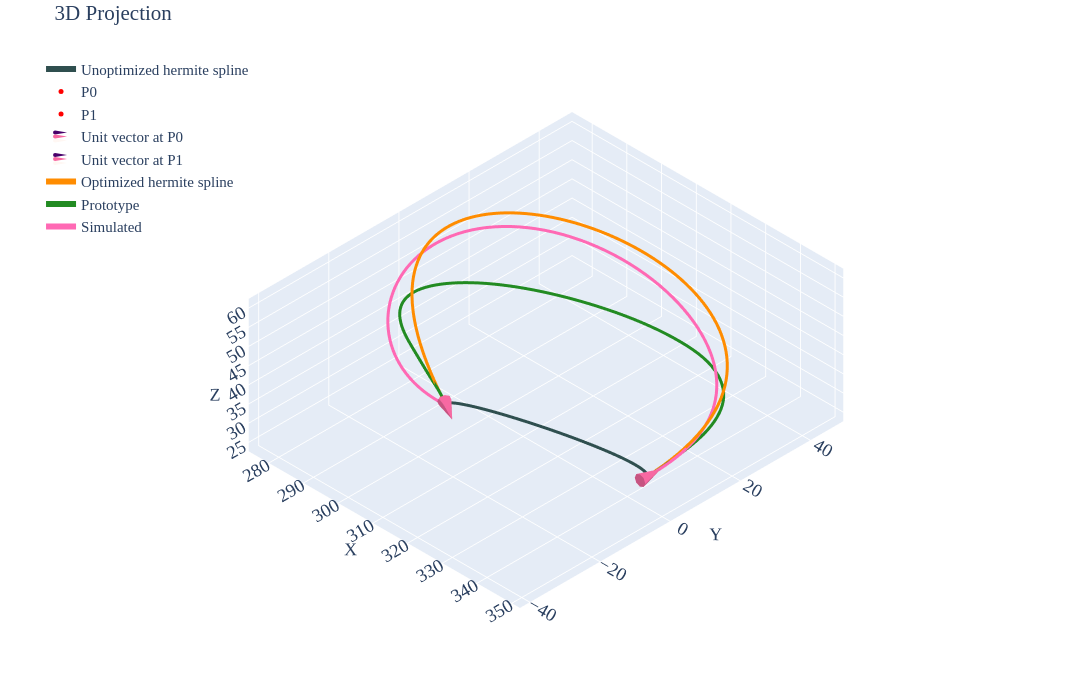

The notebook cell saved with this chart:
### Code cell
df=pd.read_csv('../data/2810/p1-case1.csv')
prt=df.iloc[10:,2:].reset_index(drop=True)
p0=df.iloc[5,2:].values.astype(float)   
p1=df.iloc[6,2:].values.astype(float)   
u0=df.iloc[8,2:].values.astype(float)   
u1=df.iloc[9,2:].values.astype(float)   
m0=df.iloc[2,1]                         
m1=df.iloc[3,1]                         
u0_init=u0*m0
u1_init=u1*m1
spl=utils.hermite(p0,p1,u0_init,u1_init,num_points=51)
spl_tgt=pd.read_csv('../data/2810/rev-opt/p1-case1-opt.csv').values
siml=pd.DataFrame(final_rod_position.T,columns=['X','Y','Z'])
utils.plotter(spl,p0,p1,u0_init,u1_init,tgt=spl_tgt,prt=prt.values,siml=siml.values,cne=6,intr='d',tgt_label='Optimized hermite spline')
